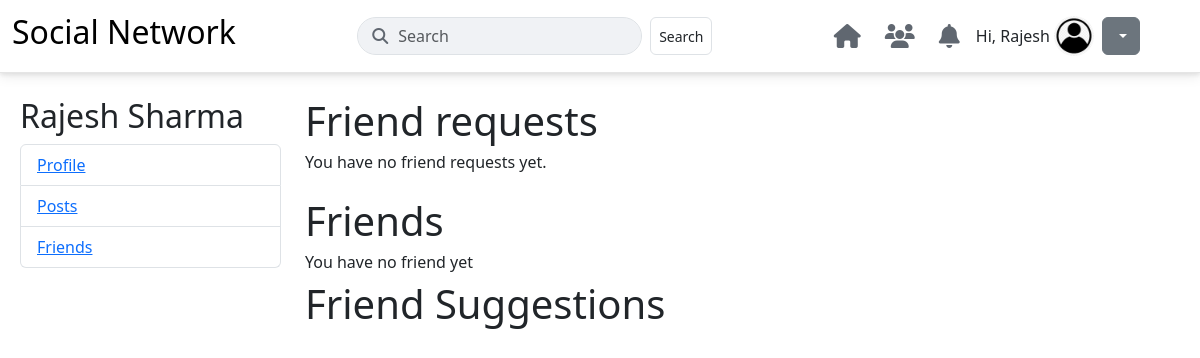
The page /friends/ (signed in) on the database as committed earlier.
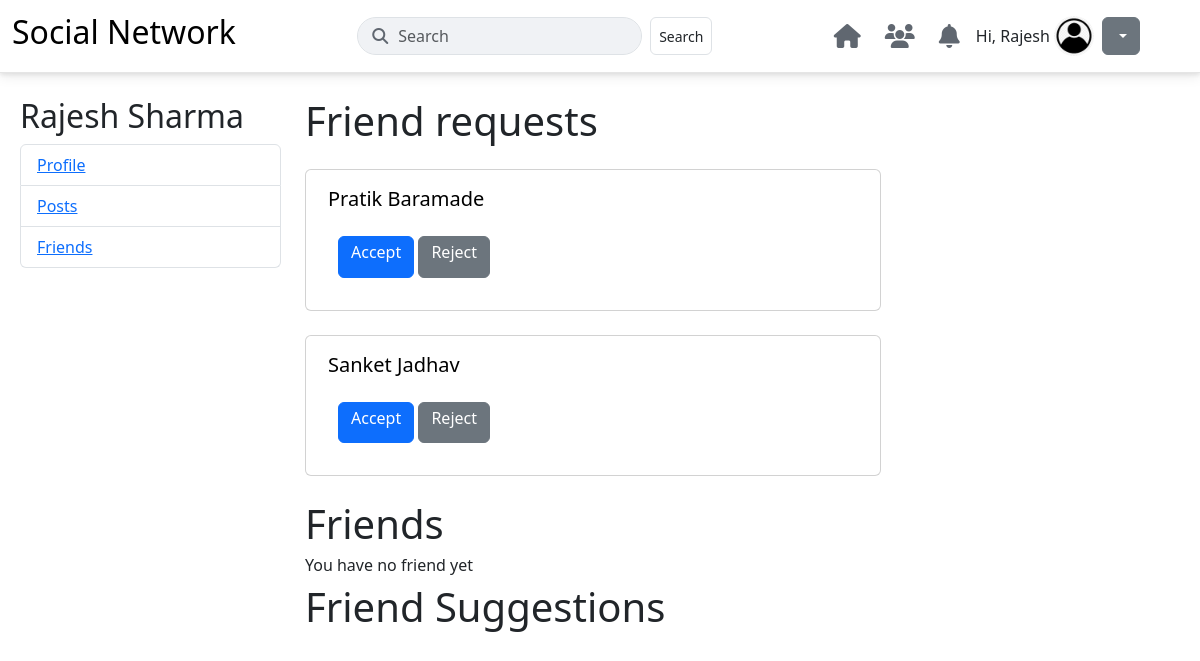
The same page on the database as committed later.
### user_profile/models.py (models this page shows, shortened)
class FriendRequest(models.Model):
    user = models.ForeignKey(AppUser, on_delete=models.CASCADE, related_name='sent_friend_requests')
    other_user = models.ForeignKey(AppUser, on_delete=models.CASCADE, related_name='received_friend_requests')
    class Meta:
        unique_together = ('user', 'other_user')

class AppUser(AbstractUser):
    GENDER_CHOICES = [
        ('M', 'Male'),
        ('F', 'Female'),
        ('O', 'Other'),
    ]
    username = models.CharField(max_length=150, unique=True, blank=True, null=True)
    USERNAME_FIELD = 'email'
    REQUIRED_FIELDS = ['first_name', 'last_name', 'phone']
    gender = models.CharField(
        max_length=1,
        choices=GENDER_CHOICES,
        blank=True,
        null=True
    )
    birthday = models.DateField(null=True, blank=True)
    phone = models.CharField(max_length=15, unique=True)
    email = models.EmailField(unique=True, blank=False, null=False)
    groups = models.ManyToManyField(
        'auth.Group',
        related_name='appuser_set',
        blank=True,
        help_text='The groups this user belongs to. A user will get all permissions granted to each of their groups.',
        verbose_name='groups',
    )
    user_permissions = models.ManyToManyField(
        'auth.Permission',
        related_name='appuser_permissions_set',
        blank=True,
        help_text='Specific permissions for this user.',
        verbose_name='user permissions',
    )

### user_profile/views.py (the view)
# urls.py: path('friends/', views.FriendsList.as_view(), name='profile'),
class FriendsList(View):
    def get(self, request):
        user_id = request.session.get('user')
        if not user_id:
            return redirect('login')
        user = AppUser.objects.get(id=user_id)
        received_reqs = FriendRequest.objects.filter(other_user=user)
        received_req_ids = FriendRequest.objects.filter(other_user=user).values_list('user__id', flat=True)
        requests_sent_to = FriendRequest.objects.filter(user=user).values_list('other_user', flat=True)
        friends = Friends.objects.filter(user=user)
        friends_id = Friends.objects.filter(user=user).values_list('friend', flat=True)
        random_users = AppUser.objects.exclude(id=user_id).order_by('?')[:10]
        return render(request, 'friends.html', {'friends': friends, 'received_reqs': received_reqs, 'friend_suggs': random_users, 'requests_sent_to': requests_sent_to, 'received_req_ids':received_req_ids , 'friends_id': friends_id })

### user_profile/templates/friends.html (shortened to what this page needs)
{% extends 'base.html' %} {% block content %}
<div class="container ms-2">
  <div class="row">
    {% if user %}
    <div class="col-3 mt-4">
      <h2>{{ user.first_name}}{{user.last_name}}</h2>
      <ul class="list-group">
        <li class="list-group-item"><a href="/profile/">Profile</a></li>
        <li class="list-group-item"><a href="/profile/">Posts</a></li>
        <li class="list-group-item"><a href="/friends/">Friends</a></li>
      </ul>
    </div>
    {% endif %}
    <div class="col-6 mt-4">
      <div class="frnd-req">
        <h1>Friend requests</h1>
        {% if not received_reqs %}
        <h6>You have no friend requests yet.</h6>
        {% else %} {% for received_req in received_reqs %}
        <div class="card mt-4 friend-req-card" style="width: 36rem">
          <div class="card-body">
            <h5 class="card-title">
              <form action="/otheruserprofile/" method="post">
                <button
                  type="submit"
                  style="border: none; background-color: transparent"
                >
                  {{ received_req.user.first_name }}
                  {{ received_req.user.last_name }}
                </button>
              </form>
            </h5>
            <div class="card-body">
              <button
                class="btn btn-primary accept-btn friend-req-action-btn"
                data-received-req-id="{{ received_req.id }}"
                data-action="accept">
                <h6>Accept</h6>
              </button>
              <button
                class="btn btn-secondary reject-btn friend-req-action-btn"
                data-received-req-id="{{ received_req.id }}"
                data-action="reject">
                <h6>Reject</h6>
              </button>
            </div>
          </div>
        </div>
        {% endfor %} {% endif %}
      </div>
      <div class="col-6 mt-4">
        <h1>Friends</h1>
        {% if not friends %}
        <h6>You have no friend yet</h6>
        {% endif %}
      </div>
      <div class="frnd-sugg">
        <h1>Friend Suggestions</h1>
      </div>
      {% endblock %}

Rows that differ between the two databases and show on the page:
added FriendRequest: user.first_name "Pratik", user.last_name "Baramade"
added FriendRequest: user.first_name "Sanket", user.last_name "Jadhav"
Other text that changed with them:
text no longer shown: "You have no friend requests yet."
